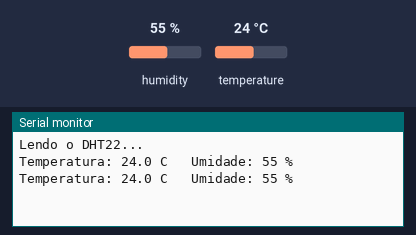
The sketch below on a simulated Arduino Uno, built with avr-gcc and run on an emulated ATmega328P. Shown: the last lines printed to the serial monitor. The test bench sets the inputs (shaded band); at power-on: humidity 55 %, temperature 24 °C.

Above: at 5.8 s.
5.9 s: humidity set to 22 %
At 8.0 s:
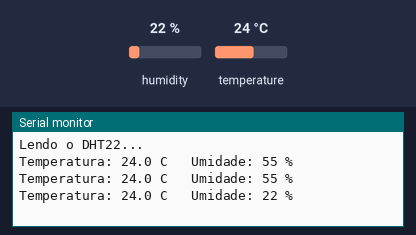
9.6 s: temperature set to 12 °C
At 11.3 s:
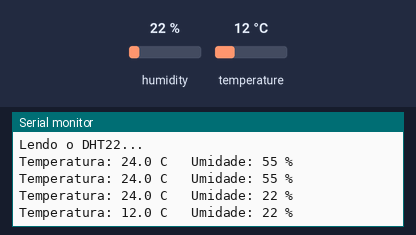
13.3 s: humidity set to 40 %
At 15.6 s:
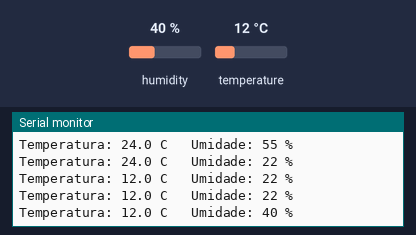
Timing chart, 0 to 17.1 s (numbered marks = the images above; inputs shaded):
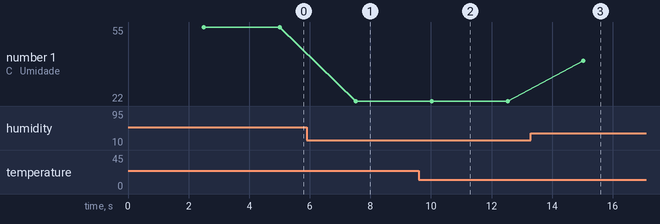

The sketch:

04_le_dht22.ino
```cpp
// Aula 2.1 — Lendo temperatura e umidade com o DHT22 (Kitnet Inteligente E3Maker)
// Bibliotecas: "DHT sensor library" + "Adafruit Unified Sensor" (Adafruit)
#include <DHT.h>

#define PINO_DHT 2        // pino de dados do DHT22
#define TIPO_DHT DHT22    // troque por DHT11 se for o azul pequeno

DHT dht(PINO_DHT, TIPO_DHT);

void setup() {
  Serial.begin(9600);
  dht.begin();
  Serial.println("Lendo o DHT22...");
}

void loop() {
  delay(2500);                          // o DHT22 só mede a cada 2 s (no mínimo)
  float umidade     = dht.readHumidity();
  float temperatura = dht.readTemperature();   // em °C

  if (isnan(umidade) || isnan(temperatura)) {  // isnan = "não é número" = falhou
    Serial.println("Falha na leitura: confira os fios do DHT22");
    return;
  }
  Serial.print("Temperatura: "); Serial.print(temperatura, 1); Serial.print(" C   ");
  Serial.print("Umidade: ");     Serial.print(umidade, 0);     Serial.println(" %");
}
```

Measured:
- after the input at 5.9 s, the serial monitor: prints a new line after 1.6 s (image 1)
- after the input at 9.6 s, the serial monitor: prints a new line after 0.42 s (image 2)
- after the input at 13.3 s, the serial monitor: prints a new line after 1.7 s (image 3)
- plotted number 1: 55 → 22 after the input at 5.9 s, 22 → 40 after the input at 13.3 s
